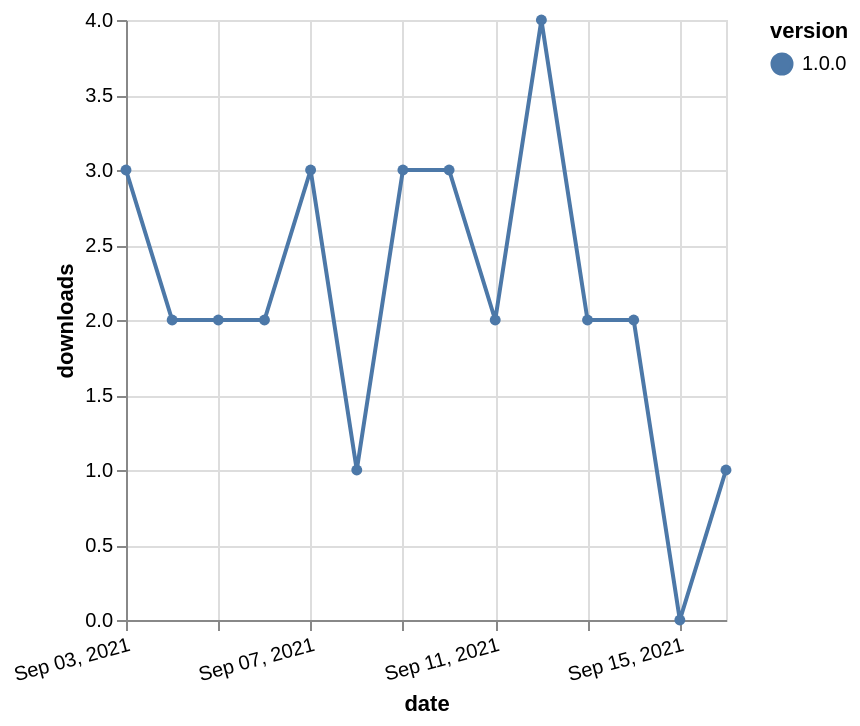

Describe this chart as a Vega-Lite specification.
### Vega-Lite specification from a JSON file in a GitHub repository (floating-point values rounded to 4 significant figures)
{"$schema": "https://vega.github.io/schema/vega-lite/v5.json", "description": "A simple bar chart with embedded data.", "data": {"values": [{"date": "2021-09-03", "total": 237, "delta": 3, "version": "1.0.0"}, {"date": "2021-09-04", "total": 239, "delta": 2, "version": "1.0.0"}, {"date": "2021-09-05", "total": 241, "delta": 2, "version": "1.0.0"}, {"date": "2021-09-06", "total": 243, "delta": 2, "version": "1.0.0"}, {"date": "2021-09-07", "total": 246, "delta": 3, "version": "1.0.0"}, {"date": "2021-09-08", "total": 247, "delta": 1, "version": "1.0.0"}, {"date": "2021-09-09", "total": 250, "delta": 3, "version": "1.0.0"}, {"date": "2021-09-10", "total": 253, "delta": 3, "version": "1.0.0"}, {"date": "2021-09-11", "total": 255, "delta": 2, "version": "1.0.0"}, {"date": "2021-09-12", "total": 259, "delta": 4, "version": "1.0.0"}, {"date": "2021-09-13", "total": 261, "delta": 2, "version": "1.0.0"}, {"date": "2021-09-14", "total": 263, "delta": 2, "version": "1.0.0"}, {"date": "2021-09-15", "total": 263, "delta": 0, "version": "1.0.0"}, {"date": "2021-09-16", "total": 264, "delta": 1, "version": "1.0.0"}]}, "width": "container", "mark": {"type": "line", "point": {"filled": true}}, "encoding": {"x": {"field": "date", "type": "temporal", "timeUnit": "yearmonthdate", "title": "date", "axis": {"labelAngle": -15}}, "y": {"field": "delta", "type": "quantitative", "title": "downloads"}, "color": {"field": "version", "type": "nominal"}, "tooltip": {"field": "delta"}}}
